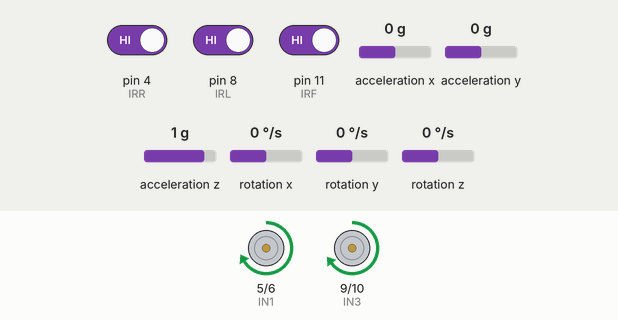
This sketch was run on a simulated Arduino Uno, built with avr-gcc and run on an emulated ATmega328P. Parts: motor-driver pin pairs drawn as motors (green arrow = first pin HIGH = forward, orange = second pin HIGH = backward, longer = more drive). The test bench sets the inputs (shaded band); at power-on: pin 4 (IRR) HIGH, rotation z 0 °/s, pin 8 (IRL) HIGH, pin 11 (IRF) HIGH, acceleration x 0 g, acceleration y 0 g, acceleration z 1 g, rotation x 0 °/s, rotation y 0 °/s.

Above: at 6.2 s.
6.3 s: pin 4 (IRR) driven LOW
At 7.1 s:
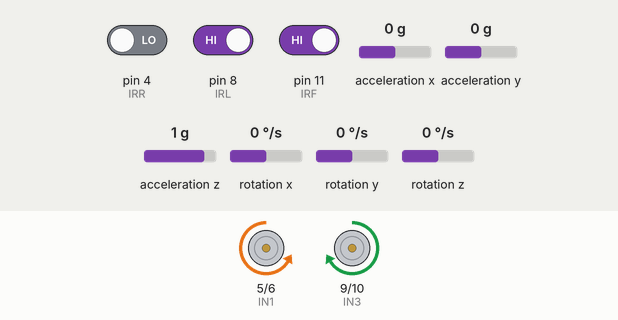
7.8 s: rotation z set to -42 °/s
10.8 s: rotation z set to -47 °/s
At 11.32 s:
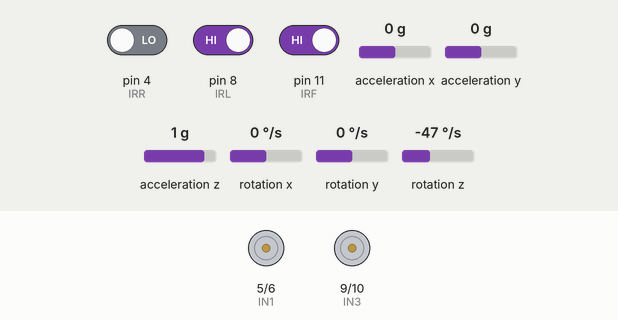
14.0 s: rotation z set to 61 °/s
At 14.6 s:
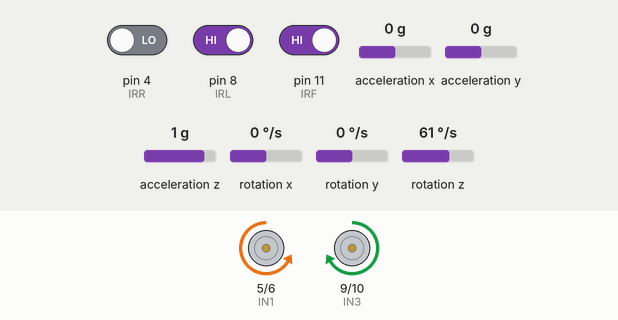
17.0 s: rotation z set to 69 °/s
Timing chart, 0 to 21.0 s (numbered marks = the images above; inputs shaded):
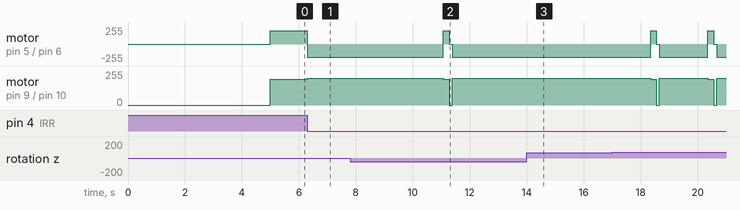

The sketch:

GetAngle_copy_20230920100951.ino
```cpp
/***************************************************************************/
/******************         3LA ALLAH                  *********************/
/******************         YARAB TEMSHI               *********************/
/***************************************************************************/
#include <MPU6050_tockn.h>
#include <Wire.h>


MPU6050 mpu6050(Wire);

#define IN1 5
#define IN2 6
#define IN3 9
#define IN4 10
#define Speed_motor 200
// Define pins for IR sensors

#define IRR         4
#define IRL         8
#define IRF         11

unsigned long startTime = 0;
bool isDelayed = false;


char dir='F';

void setup() {
    // Initialize pins for motor driver control
    pinMode(IN1, OUTPUT);
    pinMode(IN2, OUTPUT);
    pinMode(IN3, OUTPUT);
    pinMode(IN4, OUTPUT);


    pinMode(IRL, INPUT);
    pinMode(IRF, INPUT);
    pinMode(IRR, INPUT);
    // pinMode(INT_PINR, INPUT);
    // pinMode(INT_PINL, INPUT);
    // attachInterrupt(digitalPinToInterrupt(INT_PINL), ineruuptL, FALLING);
    Wire.begin();
    mpu6050.begin();
    mpu6050.calcGyroOffsets(-3.90,-0.40,0.21);
    delay(2000);

}

void loop() {

/***************************************************************************/
/******************         READ IR SENSOR             *********************/
/***************************************************************************/

    bool IR_L = digitalRead(IRL);
    bool IR_F = digitalRead(IRF);
    bool IR_R = digitalRead(IRR);
/***************************************************************************/

    dir = checkDir(IR_L, IR_F, IR_R);


     switch (dir) {
        case 'T':
            Return();
            Stop();
            delay(200);

            break;

        case 'R':
            delay(250);
            turnRight();
            // Stop();
            Forward();
            delay(200);
            Stop();
            delay(100);
            break;

        case 'L':
            // delay(100);
            turnLeft();
            // Stop();
            Forward();
            delay(200);
            Stop();
            delay(100);
            break;

        case 'F':
            Forward();
            break;

        case 'B':
            Back();
            break;

    }
}


/***************************************************************************/
/******************         CHECK DIRECTIONS           *********************/
/***************************************************************************/


char checkDir(bool IR_L, bool IR_F, bool IR_R)
{
  if (!IR_L && !IR_R && !IR_F)
        {
           return 'T';

        }
  else if ((!IR_L && !IR_R && IR_F) || (!IR_L && IR_R && IR_F))
  {
    // Check if the delay is already in progress
      return 'F';
  }
  else if ((IR_L && !IR_R && IR_F)||(IR_L && !IR_R && !IR_F))
        {
                  return 'L';

        }
  else if ((!IR_L && IR_R && !IR_F))
        {
                  return 'R';

        }

                  return 'F';

}

/***************************************************************************/
/******************         FUNCTION MOTORS            *********************/
/***************************************************************************/

void Back() {
    analogWrite(IN1, 0);
    analogWrite(IN2, Speed_motor);
    analogWrite(IN3, 0);
    analogWrite(IN4, Speed_motor-5);
}
void Forward() {
    analogWrite(IN1, Speed_motor);
    analogWrite(IN2, 0);
    analogWrite(IN3, Speed_motor-5);
    analogWrite(IN4, 0);
}

void Stop() {
    analogWrite(IN1, 0);
    analogWrite(IN2, 0);
    analogWrite(IN3, 0);
    analogWrite(IN4, 0);
}

void turnLeft() {
  float Old_Angle = mpu6050.getAngleZ();
  while(1){
    mpu6050.update();
    float New_Angle = mpu6050.getAngleZ();
    analogWrite(IN1, 0);
    analogWrite(IN2, Speed_motor);
    analogWrite(IN3, Speed_motor);
    analogWrite(IN4, 0);
        if(abs(New_Angle - Old_Angle) >= 135.00) break;
  }
}


void turnRight() {
  float Old_Angle = mpu6050.getAngleZ();
  while(1){
    mpu6050.update();
    float New_Angle = mpu6050.getAngleZ();
    analogWrite(IN1, Speed_motor);
    analogWrite(IN2, 0);
    analogWrite(IN3, 0);
    analogWrite(IN4, Speed_motor);
        if(abs(New_Angle - Old_Angle) >= 135.00) break;


}
}

void Return() {
  float Old_Angle = mpu6050.getAngleZ();
  while(1){
  mpu6050.update();
    float New_Angle = mpu6050.getAngleZ();
    analogWrite(IN1, 0);
    analogWrite(IN2, Speed_motor);
    analogWrite(IN3, Speed_motor);
    analogWrite(IN4, 0);
        if(abs(New_Angle - Old_Angle) >= 280.00) break;
  }
}


/***************************************************************************/
/******************              THE END               *********************/
/***************************************************************************/
```

Measured:
- the behaviour switches between -46 and -47 °/s on rotation z (found by bisection; images 1 and 2)
- after the input at 6.3 s, motor on pin 5 (IN1) / pin 6 (IN2): forward 200/255 → backward 200/255 at once; motor on pin 9 (IN3) / pin 10 (IN4): forward 195/255 → forward 200/255 at once
- after the input at 7.8 s, every drawn part: stays the same
- after the input at 14.0 s, motor on pin 5 (IN1) / pin 6 (IN2): stays backward 200/255 (without the input it goes to forward 200/255 after 0.03 s); motor on pin 9 (IN3) / pin 10 (IN4): stays forward 200/255 (without the input it goes to forward 195/255 after 0.03 s)
